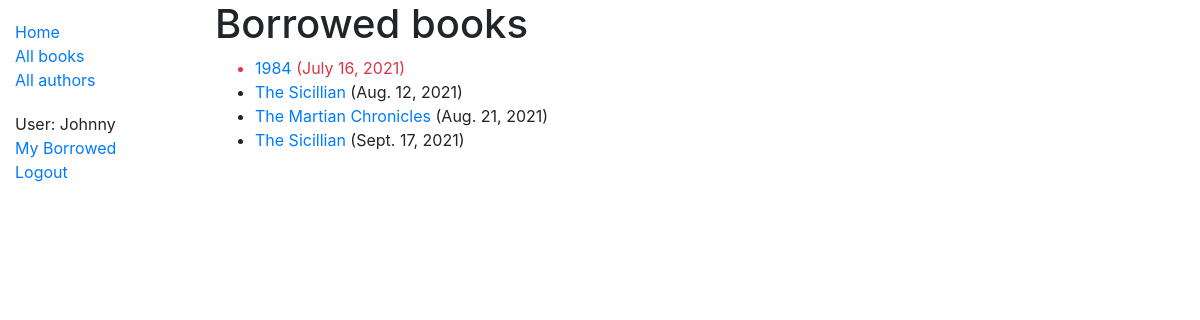
/catalog/mybooks/ (signed in), run on the app's committed database.
### catalog/models.py (models this page shows, shortened)
class BookInstance(models.Model):
    id = models.UUIDField(primary_key=True, default=uuid.uuid4,
                          help_text='Unique ID for this particular book across whole library')
    book = models.ForeignKey('Book', on_delete=models.RESTRICT, null=True)
    imprint = models.CharField(max_length=200)
    due_back = models.DateField(null=True, blank=True)
    borrower = models.ForeignKey(
        User, on_delete=models.SET_NULL, null=True, blank=True)
    @property
    def is_overdue(self):
        if self.due_back and date.today() > self.due_back:
            return True
        return False
    LOAN_STATUS = (
        ('m', 'Maintenance'),
        ('o', 'On loan'),
        ('a', 'Available'),
        ('r', 'Reserved'),
    )
    status = models.CharField(
        max_length=1,
        choices=LOAN_STATUS,
        blank=True,
        default='m',
        help_text='Book availability',
    )
    class Meta:
        ordering = ['due_back']
        permissions = (("can_mark_returned", "set book as returned"),)

class Book(models.Model):
    title = models.CharField(max_length=200)
    author = models.ForeignKey('Author', on_delete=models.SET_NULL, null=True)
    summary = models.TextField(
        max_length=1000, help_text='Enter a brief description of the book')
    isbn = models.CharField('ISBN', max_length=13, unique=True,
                            help_text='13 Character <a href="https://www.isbn-international.org/content/what-isbn">ISBN number</a>')
    def display_genre(self):
        """Creates a string for the Genre. THis is required to display genre in Admin"""
        return ', '.join([genre.name for genre in self.genre.all()[:3]])
    display_genre.short_description = 'Genre'
    genre = models.ManyToManyField(
        Genre, help_text='Select a genre for this book')

### catalog/views.py (the view)
# urls.py: path('mybooks/', views.LoanedBooksByUserListView.as_view(), name='my-borrowed'),
class LoanedBooksByUserListView(LoginRequiredMixin, generic.ListView):
    model = BookInstance
    template_name = 'catalog/bookinstance_list_borrowed_user.html'
    paginate_by = 10
    def get_queryset(self):
        return BookInstance.objects.filter(borrower=self.request.user).filter(status__exact='o').order_by('due_back')

### catalog/templates/catalog/bookinstance_list_borrowed_user.html (shortened to what this page needs)
{% extends "base_generic.html" %}
{% block content %}
    <h1>Borrowed books</h1>
    {% if bookinstance_list %}
    <ul>
      {% for bookinst in bookinstance_list %}
      <li class="{% if bookinst.is_overdue %}text-danger{% endif %}">
        <a href="{% url 'book-detail' bookinst.book.pk %}">{{bookinst.book.title}}</a> ({{ bookinst.due_back }})  </li>
      {% endfor %}
    </ul>
    {% else %}
      <p>There are no books borrowed.</p>
    {% endif %}
{% endblock %}

### catalog/templates/base_generic.html (shortened to what this page needs)
<!DOCTYPE html>
<html lang="en">
<head>
  <link rel="stylesheet" href="https://cdn.jsdelivr.net/npm/bootstrap@4.5.3/dist/css/bootstrap.min.css">
  {% load static %}
  <link rel="stylesheet" href="{% static 'css/styles.css' %}">
</head>
<body>
  <div class="container-fluid">
    <div class="row">
      <div class="col-sm-2">
      {% block sidebar %}
        <ul class="sidebar-nav">
          <li><a href="{% url 'index' %}">Home</a></li>
          <li><a href="{% url 'books' %}">All books</a></li>
          <li><a href="{% url 'authors' %}">All authors</a></li>
        </ul>
      <ul class="sidebar-nav">
      {% if user.is_authenticated %}
        <li>User: {{ user.get_username }}</li>
        <li><a href="{% url 'my-borrowed' %}">My Borrowed</a></li>
        <li><a href="{% url 'logout'%}?next={{ request.path }}">Logout </a></li>
        {% else %}
          <li><a href="{% url 'login'%}?next={{request.path}}">Login</a></li>
          {% endif %}
      </ul>
     {% endblock %}
      </div>
      <div class="col-sm-10 ">
      {% block content %}{% endblock %}
      </div>
    </div>
  </div>
</body>
</html>

### catalog/static/styles.css (style rules this page uses)
.sidebar-nav { margin-top: 20px; padding: 0; list-style: none; }

### data on the page
BookInstance: book "1984", due_back "July 16, 2021"
BookInstance: book "The Sicillian", due_back "Aug. 12, 2021"
BookInstance: book "The Martian Chronicles", due_back "Aug. 21, 2021"
BookInstance: book "The Sicillian", due_back "Sept. 17, 2021"

### other printed values
{{ user.get_username }} "Johnny"
